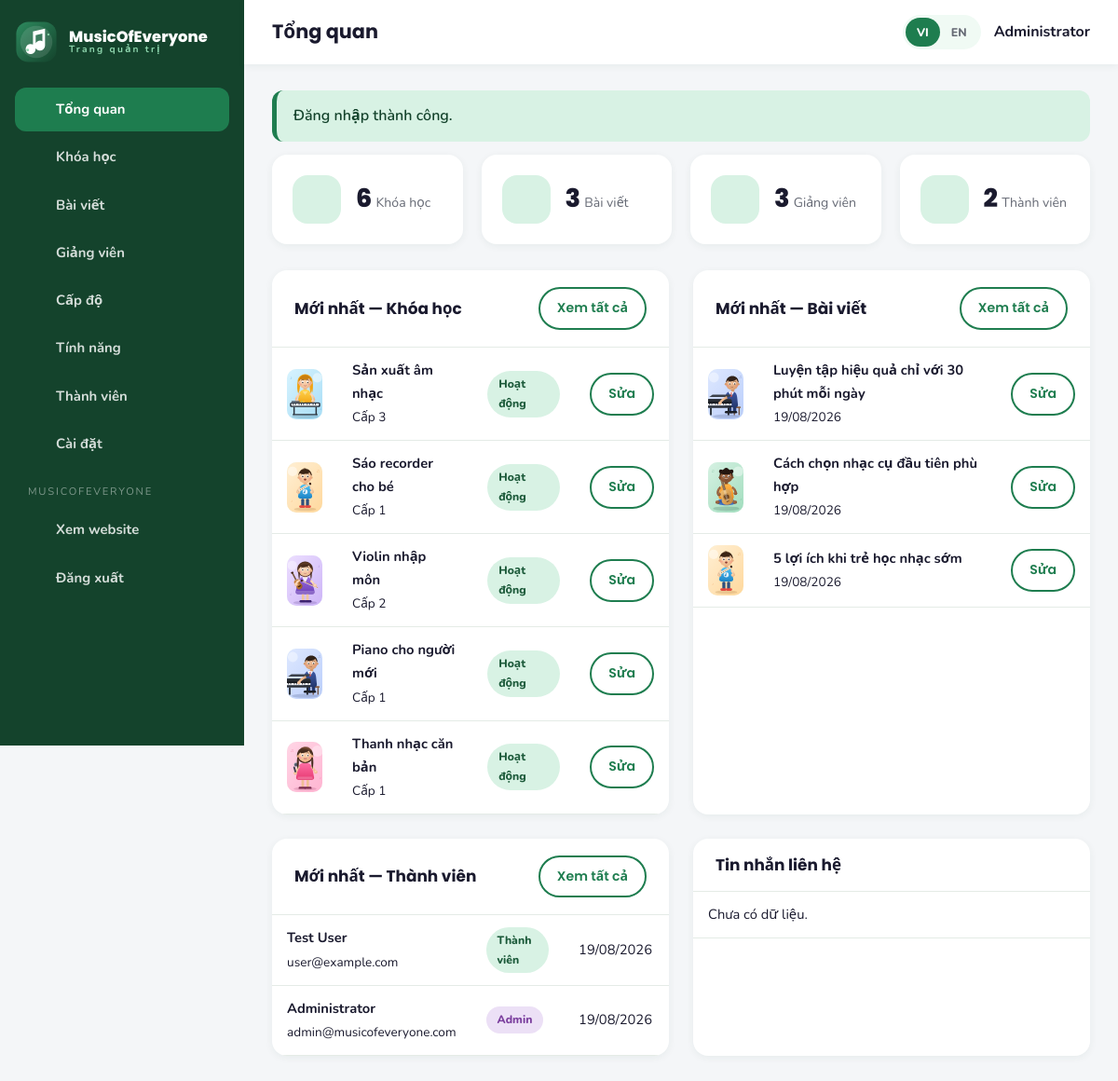
/admin/index.php (signed in), run on the app's committed database.
### tables this page shows
CREATE TABLE `users` (
  `id` INT AUTO_INCREMENT PRIMARY KEY,
  `name` VARCHAR(255) NOT NULL,
  `email` VARCHAR(255) UNIQUE NOT NULL,
  `password` VARCHAR(255) NOT NULL,
  `phone` VARCHAR(50) DEFAULT NULL,
  `is_admin` TINYINT(1) DEFAULT 0,
  `is_active` TINYINT(1) DEFAULT 1,
  `avatar` VARCHAR(255) DEFAULT NULL,
  `created_at` TIMESTAMP DEFAULT CURRENT_TIMESTAMP,
  `updated_at` TIMESTAMP DEFAULT CURRENT_TIMESTAMP ON UPDATE CURRENT_TIMESTAMP
);

CREATE TABLE `courses` (
  `id` INT AUTO_INCREMENT PRIMARY KEY,
  `slug` VARCHAR(255) UNIQUE,
  `title_vi` VARCHAR(255),
  `title_en` VARCHAR(255),
  `subtitle_vi` VARCHAR(255),
  `subtitle_en` VARCHAR(255),
  `description_vi` TEXT,
  `description_en` TEXT,
  `level_id` INT DEFAULT NULL,
  `instructor_id` INT DEFAULT NULL,
  `thumbnail` VARCHAR(255),
  `price` DECIMAL(10,2) DEFAULT 0,
  `duration` VARCHAR(100),
  `is_featured` TINYINT(1) DEFAULT 0,
  `is_active` TINYINT(1) DEFAULT 1,
  `meta_title` VARCHAR(255),
  `meta_description` TEXT,
  `sort_order` INT DEFAULT 0,
  `created_at` TIMESTAMP DEFAULT CURRENT_TIMESTAMP,
  CONSTRAINT `fk_courses_level` FOREIGN KEY (`level_id`) REFERENCES `levels`(`id`) ON DELETE SET NULL,
  CONSTRAINT `fk_courses_instructor` FOREIGN KEY (`instructor_id`) REFERENCES `instructors`(`id`) ON DELETE SET NULL
);

CREATE TABLE `levels` (
  `id` INT AUTO_INCREMENT PRIMARY KEY,
  `name_vi` VARCHAR(100),
  `name_en` VARCHAR(100),
  `age_range` VARCHAR(50),
  `description_vi` TEXT,
  `description_en` TEXT,
  `color` VARCHAR(20) DEFAULT 'green',
  `sort_order` INT DEFAULT 0
);

CREATE TABLE `posts` (
  `id` INT AUTO_INCREMENT PRIMARY KEY,
  `slug` VARCHAR(255) UNIQUE,
  `title_vi` VARCHAR(255),
  `title_en` VARCHAR(255),
  `excerpt_vi` TEXT,
  `excerpt_en` TEXT,
  `content_vi` LONGTEXT,
  `content_en` LONGTEXT,
  `thumbnail` VARCHAR(255),
  `author_id` INT DEFAULT NULL,
  `is_published` TINYINT(1) DEFAULT 1,
  `meta_title` VARCHAR(255),
  `meta_description` TEXT,
  `created_at` TIMESTAMP DEFAULT CURRENT_TIMESTAMP,
  `updated_at` TIMESTAMP DEFAULT CURRENT_TIMESTAMP ON UPDATE CURRENT_TIMESTAMP,
  CONSTRAINT `fk_posts_author` FOREIGN KEY (`author_id`) REFERENCES `users`(`id`) ON DELETE SET NULL
);

### includes/db.php (called while the page is built, shortened)
<?php
function db(): PDO
{
    static $pdo = null;
    if ($pdo instanceof PDO) {
        return $pdo;
    }
    $dsn = 'mysql:host=' . DB_HOST . ';dbname=' . DB_NAME . ';charset=' . DB_CHARSET;
    try {
        $pdo = new PDO($dsn, DB_USER, DB_PASS, [
            PDO::ATTR_ERRMODE            => PDO::ERRMODE_EXCEPTION,
            PDO::ATTR_DEFAULT_FETCH_MODE => PDO::FETCH_ASSOC,
            PDO::ATTR_EMULATE_PREPARES   => false,
        ]);
    } catch (PDOException $e) {
        if (defined('DEBUG_MODE') && DEBUG_MODE) {
            die('Database connection failed: ' . $e->getMessage());
        }
        http_response_code(500);
        die('Database connection failed. Please try again later.');
    }
    return $pdo;
}
function dbQuery(string $sql, array $params = []): PDOStatement
{
    $stmt = db()->prepare($sql);
    $stmt->execute($params);
    return $stmt;
}
function dbAll(string $sql, array $params = []): array
{
    return dbQuery($sql, $params)->fetchAll();
}
function dbOne(string $sql, array $params = []): ?array
{
    $row = dbQuery($sql, $params)->fetch();
    return $row === false ? null : $row;
}

### admin/includes/auth-check.php (called while the page is built, shortened)
<?php
require_once dirname(__DIR__, 2) . '/includes/functions.php';
if (!isLoggedIn()) {
    setFlash(t('msg_admin_required'), 'error');
    redirect('admin/login.php');
}
$adminUser = currentUser();

### admin/index.php (the view, shortened to what this page needs)
<?php
require_once __DIR__ . '/includes/auth-check.php';
$stats = [
    ['music', (int) dbValue('SELECT COUNT(*) FROM courses'), t('admin_courses')],
    ['library', (int) dbValue('SELECT COUNT(*) FROM posts'), t('admin_posts')],
    ['teacher', (int) dbValue('SELECT COUNT(*) FROM instructors'), t('admin_instructors')],
    ['user', (int) dbValue('SELECT COUNT(*) FROM users'), t('admin_members')],
];
$recentCourses  = dbAll('SELECT c.*, l.name_vi AS level_vi, l.name_en AS level_en, l.color
                         FROM courses c LEFT JOIN levels l ON l.id = c.level_id
                         ORDER BY c.id DESC LIMIT 5');
$recentPosts    = dbAll('SELECT * FROM posts ORDER BY id DESC LIMIT 5');
$recentMembers  = dbAll('SELECT * FROM users ORDER BY id DESC LIMIT 5');
$recentMessages = dbAll('SELECT * FROM contact_messages ORDER BY id DESC LIMIT 6');
$adminTitle  = t('admin_dashboard');
$adminActive = 'dashboard';
require __DIR__ . '/includes/admin-header.php';
?>
<div class="admin-cards">
  <?php foreach ($stats as [$iconName, $value, $label]): ?>
    <div class="admin-card">
      <span class="admin-card__icon"><?= icon($iconName, 'icon') ?></span>
      <span>
        <span class="admin-card__value"><?= (int) $value ?></span>
        <span class="admin-card__label"><?= e($label) ?></span>
      </span>
    </div>
  <?php endforeach; ?>
</div>
<div class="grid grid--2">
  <section class="panel">
    <div class="panel__head">
      <h2 class="panel__title"><?= e(t('admin_recent')) ?> — <?= e(t('admin_courses')) ?></h2>
      <a class="btn btn--sm btn--outline" href="<?= e(url('admin/courses.php')) ?>"><?= e(t('view_all')) ?></a>
    </div>
    <div class="table-wrap">
      <table class="data">
        <tbody>
        <?php foreach ($recentCourses as $course): ?>
          <tr>
            <td style="width:70px"><img class="thumb" src="<?= e(imageUrl($course['thumbnail'])) ?>" alt=""></td>
            <td>
              <strong><?= e(localized($course, 'title')) ?></strong><br>
              <span class="text-muted" style="font-size:.85rem"><?= e(localized($course, 'level') ?: '—') ?></span>
            </td>
            <td style="width:110px">
              <span class="pill pill--<?= (int) $course['is_active'] === 1 ? 'on' : 'off' ?>">
                <?= e((int) $course['is_active'] === 1 ? t('admin_active') : t('admin_inactive')) ?>
              </span>
            </td>
            <td style="width:80px"><a class="btn btn--sm btn--outline" href="<?= e(url('admin/course-edit.php?id=' . (int) $course['id'])) ?>"><?= e(t('admin_edit')) ?></a></td>
          </tr>
        <?php endforeach; ?>
        </tbody>
      </table>
    </div>
  </section>
  <section class="panel">
    <div class="panel__head">
      <h2 class="panel__title"><?= e(t('admin_recent')) ?> — <?= e(t('admin_posts')) ?></h2>
      <a class="btn btn--sm btn--outline" href="<?= e(url('admin/posts.php')) ?>"><?= e(t('view_all')) ?></a>
    </div>
    <div class="table-wrap">
      <table class="data">
        <tbody>
        <?php foreach ($recentPosts as $post): ?>
          <tr>
            <td style="width:70px"><img class="thumb" src="<?= e(imageUrl($post['thumbnail'])) ?>" alt=""></td>
            <td>
              <strong><?= e(localized($post, 'title')) ?></strong><br>
              <span class="text-muted" style="font-size:.85rem"><?= e(formatDate($post['created_at'])) ?></span>
            </td>
            <td style="width:80px"><a class="btn btn--sm btn--outline" href="<?= e(url('admin/post-edit.php?id=' . (int) $post['id'])) ?>"><?= e(t('admin_edit')) ?></a></td>
          </tr>
        <?php endforeach; ?>
        </tbody>
      </table>
    </div>
  </section>
</div>
<div class="grid grid--2">
  <section class="panel">
    <div class="panel__head">
      <h2 class="panel__title"><?= e(t('admin_recent')) ?> — <?= e(t('admin_members')) ?></h2>
      <a class="btn btn--sm btn--outline" href="<?= e(url('admin/members.php')) ?>"><?= e(t('view_all')) ?></a>
    </div>
    <div class="table-wrap">
      <table class="data">
        <tbody>
        <?php foreach ($recentMembers as $member): ?>
          <tr>
            <td>
              <strong><?= e($member['name']) ?></strong><br>
              <span class="text-muted" style="font-size:.85rem"><?= e($member['email']) ?></span>
            </td>
            <td style="width:120px">
              <?php if ((int) $member['is_admin'] === 1): ?>
                <span class="pill pill--admin">Admin</span>
              <?php else: ?>
                <span class="pill pill--on"><?= e(t('admin_members')) ?></span>
              <?php endif; ?>
            </td>
            <td style="width:120px" class="text-muted"><?= e(formatDate($member['created_at'])) ?></td>
          </tr>
        <?php endforeach; ?>
        </tbody>
      </table>
    </div>
  </section>
  <section class="panel">
    <div class="panel__head">
      <h2 class="panel__title"><?= e(t('admin_messages')) ?></h2>
    </div>
    <div class="table-wrap">
      <table class="data">
        <tbody>
        <?php if (!$recentMessages): ?>
          <tr><td><?= e(t('admin_no_items')) ?></td></tr>
        <?php endif; ?>
        </tbody>
      </table>
    </div>
  </section>
</div>
<?php require __DIR__ . '/includes/admin-footer.php'; ?>

### admin/includes/admin-header.php (shortened to what this page needs)
<?php
$adminTitle  = $adminTitle ?? t('admin_dashboard');
$adminActive = $adminActive ?? 'dashboard';
$adminNav = [
    'dashboard'   => ['admin/index.php', 'chart', t('admin_dashboard')],
    'courses'     => ['admin/courses.php', 'music', t('admin_courses')],
    'posts'       => ['admin/posts.php', 'library', t('admin_posts')],
    'instructors' => ['admin/instructors.php', 'teacher', t('admin_instructors')],
    'levels'      => ['admin/levels.php', 'route', t('admin_levels')],
    'features'    => ['admin/features.php', 'star', t('admin_features')],
    'members'     => ['admin/members.php', 'user', t('admin_members')],
    'settings'    => ['admin/settings.php', 'globe', t('admin_settings')],
];
?>
<!DOCTYPE html>
<html lang="<?= e(currentLang()) ?>">
<head>
  <link rel="stylesheet" href="<?= e(asset('assets/css/style.css')) ?>">
</head>
<body class="admin-body">
<div class="admin-layout">
  <aside class="admin-sidebar">
    <a class="brand" href="<?= e(url('admin/index.php')) ?>">
      <img class="brand__logo" src="<?= e(asset('assets/images/logo.svg')) ?>" alt="<?= e(SITE_NAME) ?>" width="42" height="42">
      <span class="brand__text">
        <span class="brand__name"><?= e(SITE_NAME) ?></span>
        <span class="brand__tagline"><?= e(t('admin_panel')) ?></span>
      </span>
    </a>
    <nav class="admin-nav">
      <?php foreach ($adminNav as $key => [$path, $iconName, $label]): ?>
        <a class="admin-nav__link<?= $adminActive === $key ? ' is-active' : '' ?>" href="<?= e(url($path)) ?>">
          <?= icon($iconName, 'icon icon--sm') ?><span><?= e($label) ?></span>
        </a>
      <?php endforeach; ?>
      <div class="admin-nav__sep"><?= e(SITE_NAME) ?></div>
      <a class="admin-nav__link" href="<?= e(url('index.php')) ?>" target="_blank" rel="noopener">
        <?= icon('globe', 'icon icon--sm') ?><span><?= e(t('admin_view_site')) ?></span>
      </a>
      <a class="admin-nav__link" href="<?= e(url('admin/logout.php')) ?>">
        <?= icon('arrow', 'icon icon--sm') ?><span><?= e(t('nav_logout')) ?></span>
      </a>
    </nav>
  </aside>
  <main class="admin-main">
    <div class="admin-topbar">
      <h1><?= e($adminTitle) ?></h1>
      <div class="admin-topbar__right" style="display:flex;align-items:center;gap:14px">
        <span class="lang-switch">
          <a class="lang-switch__btn<?= currentLang() === 'vi' ? ' is-active' : '' ?>" href="<?= e(langSwitchUrl('vi')) ?>">VI</a>
          <a class="lang-switch__btn<?= currentLang() === 'en' ? ' is-active' : '' ?>" href="<?= e(langSwitchUrl('en')) ?>">EN</a>
        </span>
        <span style="font-weight:700"><?= e($adminUser['name']) ?></span>
      </div>
    </div>
    <div class="admin-content">
      <?php foreach (getFlashes() as $flash): ?>
        <div class="alert alert--<?= e($flash['type']) ?>"><?= e($flash['message']) ?></div>
      <?php endforeach; ?>

### data on the page
users: name "Administrator", email "admin@musicofeveryone.com", is_admin "Admin", created_at "19/08/2026"
courses: thumbnail (picture), title_vi "Sản xuất âm nhạc", level.name_vi "Cấp 3", is_active "Hoạt động"
courses: thumbnail (picture), title_vi "Sáo recorder cho bé", level.name_vi "Cấp 1", is_active "Hoạt động"
courses: thumbnail (picture), title_vi "Violin nhập môn", level.name_vi "Cấp 2", is_active "Hoạt động"
courses: thumbnail (picture), title_vi "Piano cho người mới", level.name_vi "Cấp 1", is_active "Hoạt động"
courses: thumbnail (picture), title_vi "Thanh nhạc căn bản", level.name_vi "Cấp 1", is_active "Hoạt động"
posts: thumbnail (picture), title_vi "Luyện tập hiệu quả chỉ với 30 phút mỗi ngày", created_at "19/08/2026"
posts: thumbnail (picture), title_vi "Cách chọn nhạc cụ đầu tiên phù hợp", created_at "19/08/2026"
posts: thumbnail (picture), title_vi "5 lợi ích khi trẻ học nhạc sớm", created_at "19/08/2026"
users: name "Test User", email "user@example.com", created_at "19/08/2026"

### other printed values
SITE_NAME "MusicOfEveryone"
t('admin_panel') "Trang quản trị"
$label "Tổng quan"
$label "Khóa học"
$label "Bài viết"
$label "Giảng viên"
$label "Cấp độ"
$label "Tính năng"
$label "Thành viên"
$label "Cài đặt"
SITE_NAME "MUSICOFEVERYONE"
t('admin_view_site') "Xem website"
t('nav_logout') "Đăng xuất"
$adminTitle "Tổng quan"
$flash['message'] "Đăng nhập thành công."
